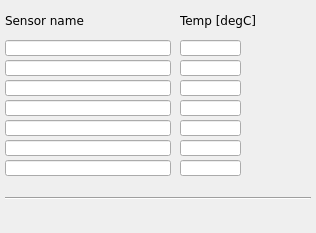
<?xml version="1.0" encoding="UTF-8"?>
<ui version="4.0">
 <class>MainWindow</class>
 <widget class="QMainWindow" name="MainWindow">
  <property name="geometry">
   <rect>
    <x>0</x>
    <y>0</y>
    <width>316</width>
    <height>233</height>
   </rect>
  </property>
  <property name="windowTitle">
   <string/>
  </property>
  <widget class="QWidget" name="centralwidget">
   <widget class="caLineEdit" name="calineedit">
    <property name="geometry">
     <rect>
      <x>5</x>
      <y>40</y>
      <width>166</width>
      <height>16</height>
     </rect>
    </property>
    <property name="font">
     <font>
      <family>DejaVu Sans</family>
      <pointsize>10</pointsize>
     </font>
    </property>
    <property name="channel" stdset="0">
     <string notr="true">$(MODULE):ID_0:name</string>
    </property>
   </widget>
   <widget class="caLineEdit" name="calineedit_2">
    <property name="geometry">
     <rect>
      <x>180</x>
      <y>40</y>
      <width>61</width>
      <height>16</height>
     </rect>
    </property>
    <property name="font">
     <font>
      <family>DejaVu Sans</family>
      <pointsize>10</pointsize>
     </font>
    </property>
    <property name="alignment">
     <set>Qt::AlignCenter</set>
    </property>
    <property name="channel" stdset="0">
     <string notr="true">$(MODULE):ID_0:value</string>
    </property>
   </widget>
   <widget class="QLabel" name="label">
    <property name="geometry">
     <rect>
      <x>5</x>
      <y>10</y>
      <width>121</width>
      <height>21</height>
     </rect>
    </property>
    <property name="font">
     <font>
      <family>DejaVu Sans</family>
      <pointsize>9</pointsize>
     </font>
    </property>
    <property name="text">
     <string>Sensor name</string>
    </property>
   </widget>
   <widget class="QLabel" name="label_2">
    <property name="geometry">
     <rect>
      <x>180</x>
      <y>10</y>
      <width>91</width>
      <height>21</height>
     </rect>
    </property>
    <property name="font">
     <font>
      <family>DejaVu Sans</family>
      <pointsize>9</pointsize>
     </font>
    </property>
    <property name="text">
     <string>Temp [degC]</string>
    </property>
   </widget>
   <widget class="caLineEdit" name="calineedit_3">
    <property name="geometry">
     <rect>
      <x>180</x>
      <y>60</y>
      <width>61</width>
      <height>16</height>
     </rect>
    </property>
    <property name="font">
     <font>
      <family>DejaVu Sans</family>
      <pointsize>10</pointsize>
     </font>
    </property>
    <property name="alignment">
     <set>Qt::AlignCenter</set>
    </property>
    <property name="channel" stdset="0">
     <string notr="true">$(MODULE):ID_1:value</string>
    </property>
   </widget>
   <widget class="caLineEdit" name="calineedit_4">
    <property name="geometry">
     <rect>
      <x>5</x>
      <y>60</y>
      <width>166</width>
      <height>16</height>
     </rect>
    </property>
    <property name="font">
     <font>
      <family>DejaVu Sans</family>
      <pointsize>10</pointsize>
     </font>
    </property>
    <property name="channel" stdset="0">
     <string notr="true">$(MODULE):ID_1:name</string>
    </property>
   </widget>
   <widget class="caLineEdit" name="calineedit_5">
    <property name="geometry">
     <rect>
      <x>5</x>
      <y>80</y>
      <width>166</width>
      <height>16</height>
     </rect>
    </property>
    <property name="font">
     <font>
      <family>DejaVu Sans</family>
      <pointsize>10</pointsize>
     </font>
    </property>
    <property name="channel" stdset="0">
     <string notr="true">$(MODULE):ID_2:name</string>
    </property>
   </widget>
   <widget class="caLineEdit" name="calineedit_6">
    <property name="geometry">
     <rect>
      <x>180</x>
      <y>80</y>
      <width>61</width>
      <height>16</height>
     </rect>
    </property>
    <property name="font">
     <font>
      <family>DejaVu Sans</family>
      <pointsize>10</pointsize>
     </font>
    </property>
    <property name="alignment">
     <set>Qt::AlignCenter</set>
    </property>
    <property name="channel" stdset="0">
     <string notr="true">$(MODULE):ID_2:value</string>
    </property>
   </widget>
   <widget class="caLineEdit" name="calineedit_7">
    <property name="geometry">
     <rect>
      <x>180</x>
      <y>100</y>
      <width>61</width>
      <height>16</height>
     </rect>
    </property>
    <property name="font">
     <font>
      <family>DejaVu Sans</family>
      <pointsize>10</pointsize>
     </font>
    </property>
    <property name="alignment">
     <set>Qt::AlignCenter</set>
    </property>
    <property name="channel" stdset="0">
     <string notr="true">$(MODULE):ID_3:value</string>
    </property>
   </widget>
   <widget class="caLineEdit" name="calineedit_8">
    <property name="geometry">
     <rect>
      <x>5</x>
      <y>100</y>
      <width>166</width>
      <height>16</height>
     </rect>
    </property>
    <property name="font">
     <font>
      <family>DejaVu Sans</family>
      <pointsize>10</pointsize>
     </font>
    </property>
    <property name="channel" stdset="0">
     <string notr="true">$(MODULE):ID_3:name</string>
    </property>
   </widget>
   <widget class="caLineEdit" name="calineedit_9">
    <property name="geometry">
     <rect>
      <x>5</x>
      <y>140</y>
      <width>166</width>
      <height>16</height>
     </rect>
    </property>
    <property name="font">
     <font>
      <family>DejaVu Sans</family>
      <pointsize>10</pointsize>
     </font>
    </property>
    <property name="channel" stdset="0">
     <string notr="true">$(MODULE):ID_5:name</string>
    </property>
   </widget>
   <widget class="caLineEdit" name="calineedit_10">
    <property name="geometry">
     <rect>
      <x>180</x>
      <y>140</y>
      <width>61</width>
      <height>16</height>
     </rect>
    </property>
    <property name="font">
     <font>
      <family>DejaVu Sans</family>
      <pointsize>10</pointsize>
     </font>
    </property>
    <property name="alignment">
     <set>Qt::AlignCenter</set>
    </property>
    <property name="channel" stdset="0">
     <string notr="true">$(MODULE):ID_5:value</string>
    </property>
   </widget>
   <widget class="caLineEdit" name="calineedit_11">
    <property name="geometry">
     <rect>
      <x>5</x>
      <y>120</y>
      <width>166</width>
      <height>16</height>
     </rect>
    </property>
    <property name="font">
     <font>
      <family>DejaVu Sans</family>
      <pointsize>10</pointsize>
     </font>
    </property>
    <property name="channel" stdset="0">
     <string notr="true">$(MODULE):ID_4:name</string>
    </property>
   </widget>
   <widget class="caLineEdit" name="calineedit_12">
    <property name="geometry">
     <rect>
      <x>180</x>
      <y>120</y>
      <width>61</width>
      <height>16</height>
     </rect>
    </property>
    <property name="font">
     <font>
      <family>DejaVu Sans</family>
      <pointsize>10</pointsize>
     </font>
    </property>
    <property name="alignment">
     <set>Qt::AlignCenter</set>
    </property>
    <property name="channel" stdset="0">
     <string notr="true">$(MODULE):ID_4:value</string>
    </property>
   </widget>
   <widget class="caLineEdit" name="calineedit_13">
    <property name="geometry">
     <rect>
      <x>5</x>
      <y>160</y>
      <width>166</width>
      <height>16</height>
     </rect>
    </property>
    <property name="font">
     <font>
      <family>DejaVu Sans</family>
      <pointsize>10</pointsize>
     </font>
    </property>
    <property name="channel" stdset="0">
     <string notr="true">$(MODULE):ID_6:name</string>
    </property>
   </widget>
   <widget class="caLineEdit" name="calineedit_14">
    <property name="geometry">
     <rect>
      <x>180</x>
      <y>160</y>
      <width>61</width>
      <height>16</height>
     </rect>
    </property>
    <property name="font">
     <font>
      <family>DejaVu Sans</family>
      <pointsize>10</pointsize>
     </font>
    </property>
    <property name="alignment">
     <set>Qt::AlignCenter</set>
    </property>
    <property name="channel" stdset="0">
     <string notr="true">$(MODULE):ID_6:value</string>
    </property>
   </widget>
   <widget class="caRelatedDisplay" name="carelateddisplay">
    <property name="geometry">
     <rect>
      <x>5</x>
      <y>205</y>
      <width>306</width>
      <height>21</height>
     </rect>
    </property>
    <property name="font">
     <font>
      <family>DejaVu Sans</family>
     </font>
    </property>
    <property name="background">
     <color>
      <red>252</red>
      <green>220</green>
      <blue>123</blue>
     </color>
    </property>
    <property name="labels">
     <string notr="true">Ratings</string>
    </property>
    <property name="files">
     <string notr="true">temp_ratings;</string>
    </property>
    <property name="args">
     <string notr="true"/>
    </property>
   </widget>
   <widget class="Line" name="line_13">
    <property name="geometry">
     <rect>
      <x>5</x>
      <y>190</y>
      <width>306</width>
      <height>16</height>
     </rect>
    </property>
    <property name="font">
     <font>
      <family>DejaVu Sans</family>
     </font>
    </property>
    <property name="orientation">
     <enum>Qt::Horizontal</enum>
    </property>
   </widget>
  </widget>
 </widget>
 <customwidgets>
  <customwidget>
   <class>caRelatedDisplay</class>
   <extends>QWidget</extends>
   <header>caRelatedDisplay</header>
  </customwidget>
  <customwidget>
   <class>caLineEdit</class>
   <extends>QLineEdit</extends>
   <header>caLineEdit</header>
  </customwidget>
 </customwidgets>
 <resources/>
 <connections/>
 <designerdata>
  <property name="gridDeltaX">
   <number>5</number>
  </property>
  <property name="gridDeltaY">
   <number>5</number>
  </property>
  <property name="gridSnapX">
   <bool>true</bool>
  </property>
  <property name="gridSnapY">
   <bool>true</bool>
  </property>
  <property name="gridVisible">
   <bool>true</bool>
  </property>
 </designerdata>
</ui>
